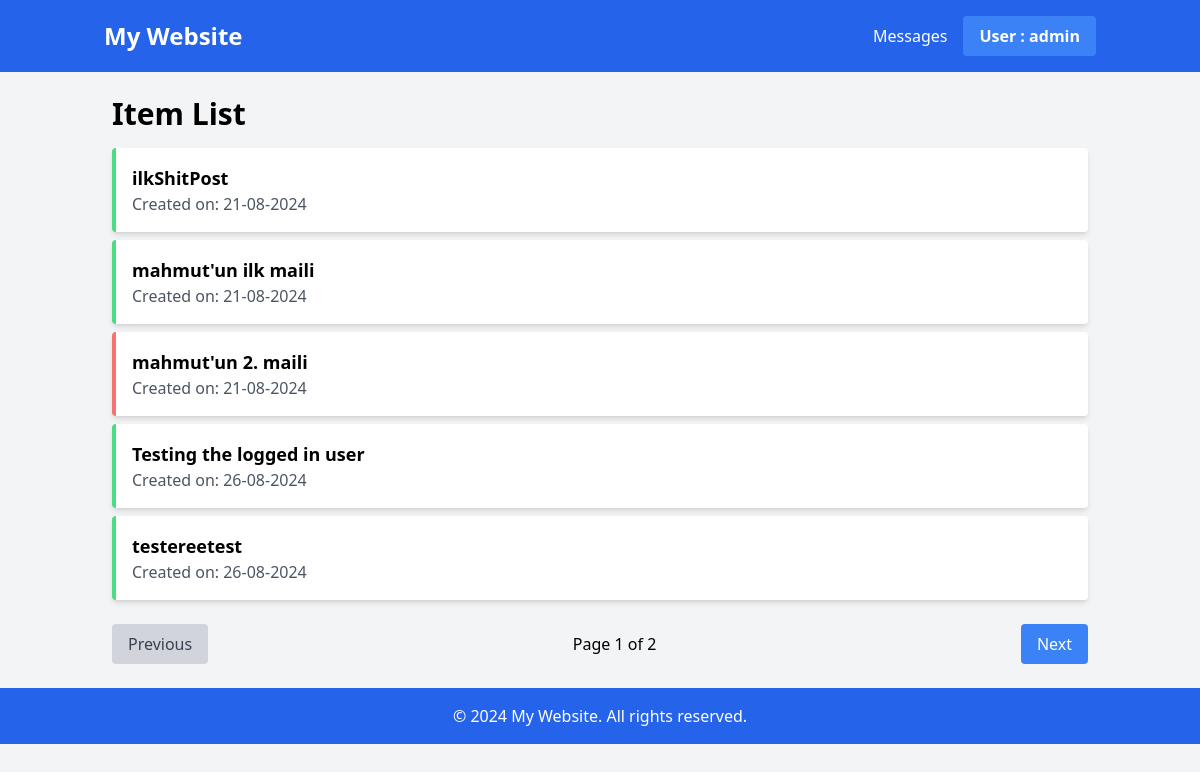
The app's page /contactUs/list/ (signed in), older data.
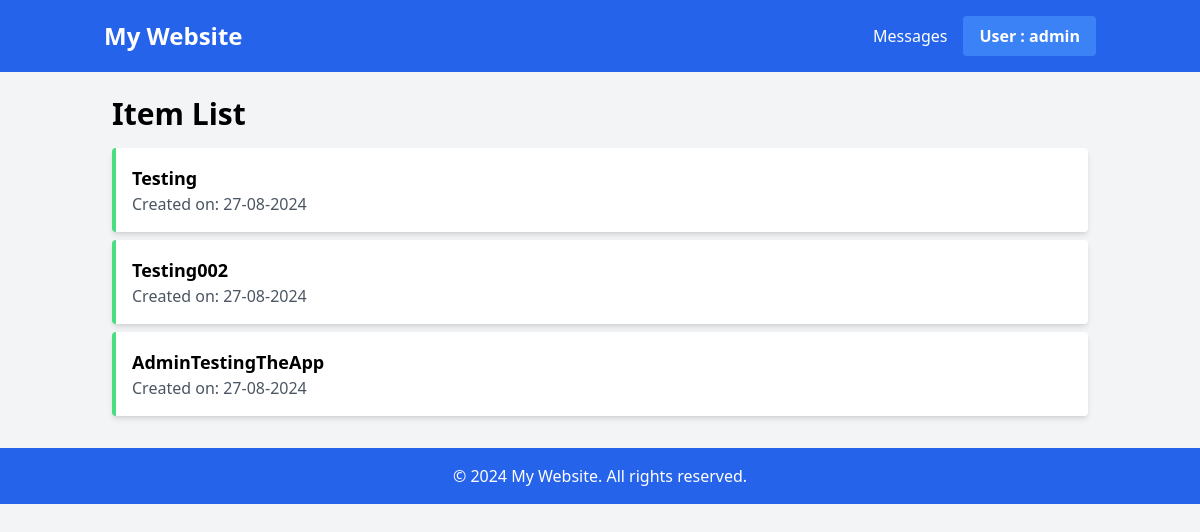
The same page, newer data.
### contactUs/models.py (models this page shows, shortened)
class contactMessage(models.Model):
    name = models.CharField(max_length=200)
    email = models.EmailField()
    subject = models.CharField(max_length=180)
    message = models.TextField()
    createdAt = models.DateTimeField(auto_now_add=True)

### contactUs/views.py (the view)
# urls.py: path('list/', views.contactList, name='contactList'),
def contactList(request):
    if request.user.is_staff:
        contactMessageList = contactMessage.objects.all()
        messagesMyUserSaw = MessageReadByUser.objects.filter(read_userId=request.user.id)
        listOfMessages = [item.messageId for item in messagesMyUserSaw]
        paginator = Paginator(contactMessageList, 5)
        pageNum = request.GET.get('page')
        filteredMessageList = paginator.get_page(pageNum)
        data = {
            'filteredMessageList':filteredMessageList,
            'listOfMessages':listOfMessages,
        }
    else:
        return redirect('home:home')
    return render(request,"contactUs/contactList.html",data)

### templates/contactUs/contactList.html (shortened to what this page needs)
<!DOCTYPE html>
<html lang="en">
<head>
  <script src="https://cdn.tailwindcss.com"></script>
</head>
<body class="bg-gray-100 font-sans leading-normal tracking-normal">
  {% include "home/components/header.html" %}
  <div class="container mx-auto p-6">
    <h1 class="text-3xl font-bold mb-4">Item List</h1>
    <ul>
        {% for item in filteredMessageList%}
       {% if item in listOfMessages %}
      <li class="mb-2 p-4 bg-white rounded shadow-md border-l-4 border-green-400">
        {%else %}
        <li class="mb-2 p-4 bg-white rounded shadow-md border-l-4 border-red-400">
        {%endif%}
        <div class="text-lg font-semibold"><a href="{% url 'contactUs:contactUsDetail' item.id %}" >{{item.subject}}</a></div>
        <div class="text-gray-600">Created on: <span class="font-medium">{{item.createdAt | date:'d-m-Y'}}</span></div>
      </li>
        {% endfor%}
    </ul>
    {% if filteredMessageList.paginator.num_pages > 1%}
    <div class="flex justify-between items-center mt-6">
      {% if filteredMessageList.has_previous%}
      <a href="?page={{filteredMessageList.previous_page_number}}" class="bg-blue-500 text-white px-4 py-2 rounded hover:bg-blue-600">Previous</a>
      {% else%}
      <button class="bg-gray-300 text-gray-700 px-4 py-2 rounded hover:bg-gray-400" disabled>Previous</button>
      {%endif%}
      <div>Page 1 of {{filteredMessageList.paginator.num_pages}}</div>
      {% if filteredMessageList.has_next%}
      <a href="?page={{filteredMessageList.next_page_number}}" class="bg-blue-500 text-white px-4 py-2 rounded hover:bg-blue-600">Next</a>
      {% else%}
      <button class="bg-gray-300 text-gray-700 px-4 py-2 rounded hover:bg-gray-400" disabled>Next</button>
      {%endif%}
    </div>
    {% endif%}
  </div>
  {% include "home/components/footer.html" %}
</body>
</html>

### templates/home/components/header.html (shortened to what this page needs)
<header class="bg-blue-600 text-white py-4">
    <div class="container mx-auto px-4 flex justify-between items-center">
        <a href="{% url 'home:home'%}" class="text-2xl font-bold">My Website</a>
        <nav class="flex space-x-4 items-center">
            <div class="relative">
                <ul>
                    {% if user.is_staff%}
                    <li><a href="{%url 'contactUs:contactList' %}">Messages</a></li>
                    {% endif%}
                </ul>
            </div>
            <div class="relative">
                <button id="userMenuButton" class="bg-blue-500 hover:bg-blue-700 text-white font-bold py-2 px-4 rounded inline-flex items-center">
                    <span>User {% if user.is_authenticated %}: {{user.username}} {%endif%}</span>
                </button>
            </div>
        </nav>
    </div>
</header>

### templates/home/components/footer.html
<footer class="bg-blue-600 text-white py-4">
    <div class="container mx-auto px-4 text-center">
        <p>&copy; 2024 My Website. All rights reserved.</p>
    </div>
</footer>

Row changes from the older to the newer data that the page shows:
removed contactMessage: subject "ilkShitPost", createdAt "21-08-2024"
removed contactMessage: subject "mahmut'un ilk maili", createdAt "21-08-2024"
removed contactMessage: subject "mahmut'un 2. maili", createdAt "21-08-2024"
removed contactMessage: subject "Testing the logged in user", createdAt "26-08-2024"
removed contactMessage: subject "testereetest", createdAt "26-08-2024"
added contactMessage: subject "Testing", createdAt "27-08-2024"
added contactMessage: subject "Testing002", createdAt "27-08-2024"
added contactMessage: subject "AdminTestingTheApp", createdAt "27-08-2024"
Text that changed along with them:
{{ filteredMessageList.paginator.num_pages }}: "2" → (not shown)
text no longer shown: "Previous Page 1 of Next"
